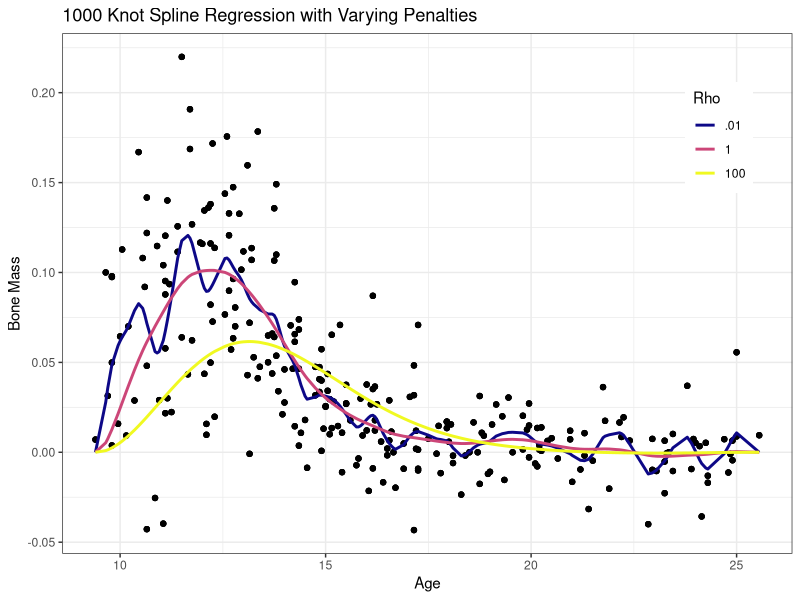

R code for this plot:
## ---- chunk 1
knitr::opts_chunk$set(echo = TRUE)
library(tidyverse)
library(splines)
library(viridis)
## ---- chunk 2
bone_mass <- read_delim("BoneMassData.txt", delim = " ")
females <- bone_mass %>% filter(gender == "female")
K <- 1000
min_x <- min(females$age)
max_x <- max(females$age)
myknots = seq(min_x, max_x, length.out = 1002)[2:1001]

h <- (max_x - min_x) / 2500
mygrid <- seq(min_x, max_x, h)

B <- splineDesign(knots = myknots, x = females$age, outer.ok = T)
Bpp <- splineDesign(knots = myknots, x = mygrid, derivs = 2, outer.ok = T)

Omega <- matrix(0, nrow = K-4, ncol  = K-4)

test <- sum(Bpp[,10] * Bpp[,15] * h)

for(i in 1:(K-4)){
  for(j in 1:(K-4)){
    Omega[i,j] = sum(Bpp[,i] * Bpp[, j] * h)
  }
}


## ---- chunk 3
det(t(B) %*% B)
## ---- chunk 4
rho = 3e-06
det(t(B)%*%B + rho * Omega)
## ---- chunk 5
solveAlpha <- function(rho, b = B, omega = Omega, y = females$spnbmd){
  alpha <- solve(t(b) %*% b + rho * omega) %*% t(b) %*% y
  return(alpha)
}
alpha.01 <- solveAlpha(rho = 0.01)
alpha1 <- solveAlpha(rho = 1)
alpha100 <- solveAlpha(rho = 100)

spline_plot_data <- data.frame(x = females$age, boneMass = females$spnbmd,
                               `.01` =  B %*% alpha.01,
                               `1` = B %*% alpha1,
                               `100` = B %*% alpha100)

spline_test <- spline_plot_data %>%
  pivot_longer(cols = 3:5,
               names_to = "Rho",
               values_to = "S_x") %>%
  mutate(Rho = str_extract(Rho, "\\.[:digit:]+|[:digit:]+"))

ggplot(data = spline_test, aes(x = x)) +
  geom_point(aes(y = boneMass)) +
  geom_line(aes(y = S_x, color = Rho), size = 1) +
  scale_color_viridis(discrete = T, option = "C") +
  theme_bw() +
  labs(title = "1000 Knot Spline Regression with Varying Penalties",
       x = "Age",
       y = "Bone Mass") +
  theme(legend.position = c(0.9,0.8))


